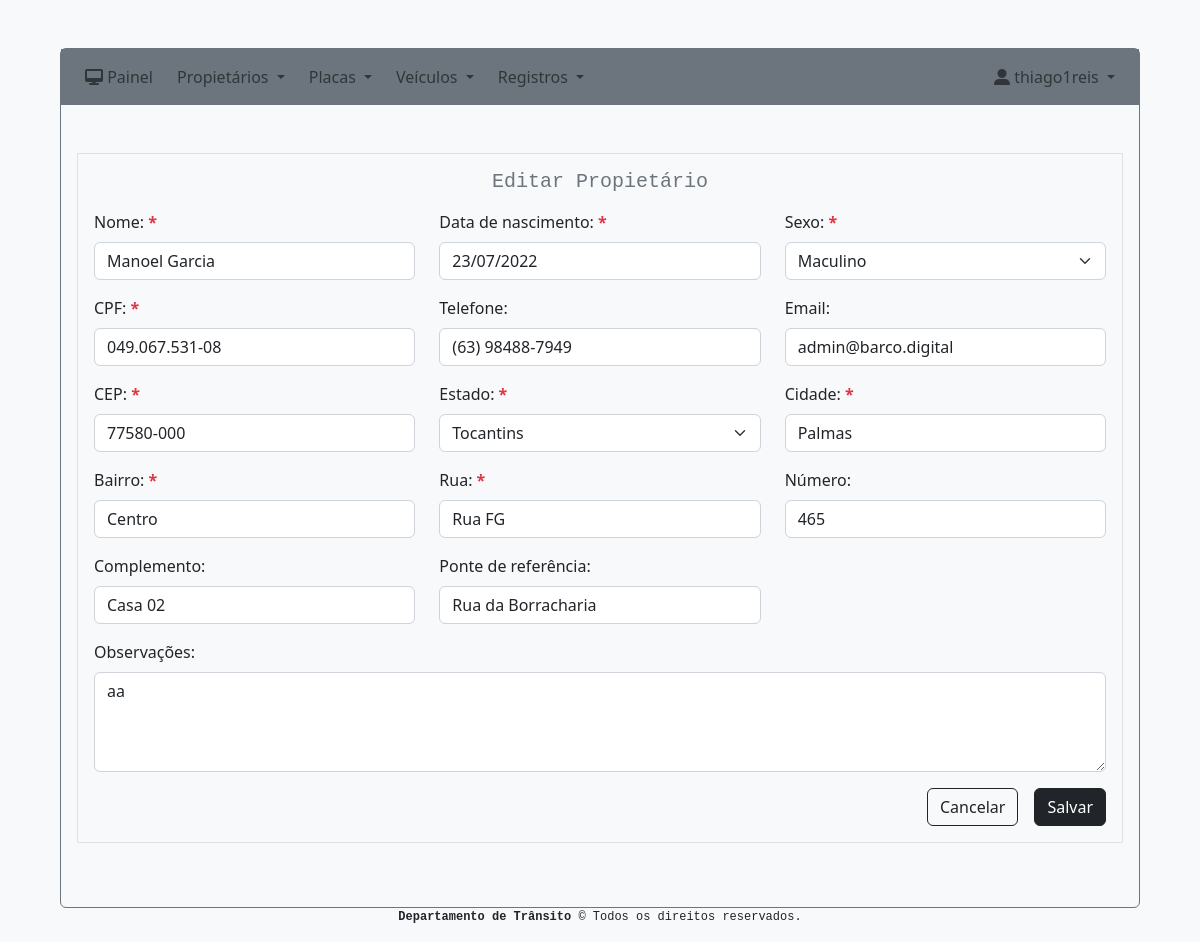
Page /sistema/propietario/editar/4 (signed in) on the committed database.
### system/models.py (models this page shows, shortened)
class Owner(models.Model):
    name = models.CharField(max_length=255)
    birth_date = models.DateField()
    sex = models.CharField(max_length=10, choices=SEX_CHOICES, blank=False, null=False)
    cpf = models.CharField(max_length=255)
    telephone = models.CharField(max_length=255, blank=True, null=True)
    email = models.EmailField(blank=True, null=True)
    zip_code = models.CharField(max_length=255)
    state = models.CharField(max_length=25, choices=STATE_CHOICES, blank=False, null=False)
    city = models.CharField(max_length=255)
    district = models.CharField(max_length=255)
    road = models.CharField(max_length=255)
    number = models.IntegerField(blank=True, null=True)
    complement = models.CharField(max_length=255, blank=True, null=True)
    reference_point = models.CharField(max_length=255, blank=True, null=True)
    comments = models.CharField(max_length=255, blank=True, null=True)
    created = models.DateTimeField('created', auto_now_add=True)
    modified = models.DateTimeField('modified', auto_now=True)

### system/views.py (the view)
# urls.py: path('propietario/editar/<int:owner_pk>', views.owner_edit, name='owner_edit'),
@login_required(login_url="/")
def owner_edit(request, owner_pk):
    owner = Owner.objects.get(pk=owner_pk)
    form = OwnerForm(request.POST or None, instance=owner)
    try:
        if request.POST:
            if form.is_valid():
                form.save()
                messages.success(request, 'Dados do propietário editado com sucesso!')
                return redirect('owner_index')
    except Exception as error:
        context = {
            'form': form,
            'owner': owner.id
        }
        messages.error(request, error)
        return render(request, 'system/owner_edit.html', context,)
    context = {
        'form': form,
        'owner': owner.id
    }
    return render(request, 'system/owner_edit.html', context,)

### system/templates/system/owner_edit.html (shortened to what this page needs)
{% extends 'base.html' %}
{% load crispy_forms_tags %}
{% block content %}
    <div class="border p-3 m-3">
        <form action="{% url 'owner_edit' owner %}" method="POST">
                <h5 class="font-monospace text-secondary text-center mb-3">Editar Propietário</h5>
                 <div class="row">
                    <div class="col-sm-4 mb-3">
                        <label for="nome" class="form-label">Nome: <span class="text-danger fw-bold">*</span></label>
                        {{ form.name|as_crispy_field }}
                    </div>
                    <div class="col-sm-4 mb-3">
                        <label for="nome" class="form-label">Data de nascimento: <span class="text-danger fw-bold">*</span></label>
                        {{ form.birth_date|as_crispy_field }}
                    </div>
                    <div class="col-sm-4 mb-3">
                        <label for="sex" class="form-label">Sexo: <span class="text-danger fw-bold">*</span></label><br>
                        {{ form.sex|as_crispy_field }}
                    </div>
                    <div class="col-sm-4 mb-3">
                        <label for="cpf" class="form-label">CPF: <span class="text-danger fw-bold">*</span></label>
                        {{ form.cpf|as_crispy_field }}
                    </div>
                    <div class="col-sm-4 mb-3">
                        <label for="telephone" class="form-label">Telefone:</label>
                        {{ form.telephone|as_crispy_field }}
                    </div>
                    <div class="col-sm-4 mb-3">
                        <label for="email" class="form-label">Email:</label>
                        {{ form.email|as_crispy_field }}
                    </div>
                    <div class="col-sm-4 mb-3">
                        <label for="zip_code" class="form-label">CEP: <span class="text-danger fw-bold">*</span></label>
                        {{ form.zip_code|as_crispy_field }}
                    </div>
                    <div class="col-sm-4 mb-3">
                        <label for="state" class="form-label">Estado: <span class="text-danger fw-bold">*</span></label>
                        {{ form.state|as_crispy_field }}
                    </div>
                    <div class="col-sm-4 mb-3">
                        <label for="city" class="form-label">Cidade: <span class="text-danger fw-bold">*</span></label>
                        {{ form.city|as_crispy_field }}
                    </div>
                    <div class="col-sm-4 mb-3">
                        <label for="district" class="form-label">Bairro: <span class="text-danger fw-bold">*</span></label>
                        {{ form.district|as_crispy_field }}
                    </div>
                    <div class="col-sm-4 mb-3">
                        <label for="road" class="form-label">Rua: <span class="text-danger fw-bold">*</span></label>
                        {{ form.road|as_crispy_field }}
                    </div>
                    <div class="col-sm-4 mb-3">
                        <label for="number" class="form-label">Número:</label>
                        {{ form.number|as_crispy_field }}
                    </div>
                    <div class="col-sm-4 mb-3">
                        <label for="complement" class="form-label">Complemento:</label>
                        {{ form.complement|as_crispy_field }}
                    </div>
                    <div class="col-sm-4 mb-3">
                        <label for="reference_point" class="form-label">Ponte de referência:</label>
                        {{ form.reference_point|as_crispy_field }}
                    </div>
                    <div class="col-sm-12 mb-3">
                        <label for="comments" class="form-label">Observações:</label>
                        {{ form.comments|as_crispy_field }}
                    </div>
                </div>
                <div class="d-grid gap-3 d-md-flex justify-content-md-end">
                    <a href="{% url 'owner_index' %}" class="btn btn-outline-dark ">Cancelar</a>
                    <button type="submit" class="btn btn-dark ">Salvar</button>
                </div>
        </form>
    </div>
{% endblock %}

### system/templates/menu.html (shortened to what this page needs)
<nav class="navbar navbar-expand-lg navbar-secondary bg-secondary mb-5 ">
    <div class="container-fluid">
        <div class="collapse navbar-collapse" id="navbarNavAltMarkup">
            {% if user.is_authenticated %}
                <ul class="navbar-nav me-auto mb-lg-0">
                    <li class="nav-item px-1">
                        <a class="nav-link" aria-current="page" href="{% url 'sistema' %}"><i class="fa-solid fa-desktop"></i> Painel</a>
                    </li>
                    <li class="nav-item dropdown px-1">
                        <a class="nav-link dropdown-toggle" href="#" id="navbarDropdown" role="button" data-bs-toggle="dropdown" aria-expanded="false">
                            Propietários
                        </a>
                    </li>
                    <li class="nav-item dropdown px-1">
                        <a class="nav-link dropdown-toggle" href="#" id="navbarDropdown" role="button" data-bs-toggle="dropdown" aria-expanded="false">
                            Placas
                        </a>
                    </li>
                    <li class="nav-item dropdown px-1">
                        <a class="nav-link dropdown-toggle" href="#" id="navbarDropdown" role="button" data-bs-toggle="dropdown" aria-expanded="false">
                            Veículos
                        </a>
                    </li>
                    <li class="nav-item dropdown px-1">
                        <a class="nav-link dropdown-toggle" href="#" id="navbarDropdown" role="button" data-bs-toggle="dropdown" aria-expanded="false">
                            Registros
                        </a>
                    </li>
                </ul>
                <div class="d-flex">
                    <ul class="navbar-nav">
                    <li class="nav-item dropdown px-1">
                        <a class="nav-link dropdown-toggle" href="#" id="navbarDropdown" role="button" data-bs-toggle="dropdown" aria-expanded="false">
                            <i class="fa-solid fa-user-large"></i>
                            {{ user.get_username }}
                        </a>
                    </li>
                    </ul>
                </div>
            {% endif %}
        </div>
    </div>
</nav>

### rows in the picture
Owner: name "Manoel Garcia", birth_date "23/07/2022", sex "Maculino", cpf "049.067.531-08", telephone "(63) 98488-7949", email "admin@barco.digital", zip_code "77580-000", state "Tocantins", city "Palmas", district "Centro", road "Rua FG", number "465", complement "Casa 02", reference_point "Rua da Borracharia", comments "aa"

### other values in the picture
{{ user.get_username }} "thiago1reis"
